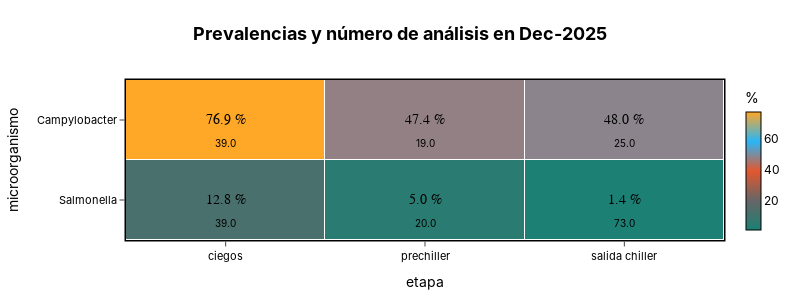

Write notebook code for a chart like this one.
### Code cell
last_month=micro_month["month"].max()
fig =plot_heatmap(
    df=micro_month[micro_month["month"] == last_month],
    x_col="etapa",
    y_col="microorganismo",
    value_col="prev",
    secondary_col="n_analysis",
    secondary_aggfunc="sum",
    aggfunc="mean",
    x_order= ["ciegos",  "prechiller", "salida chiller"], #"Poll Ext Visceras",
    value_unit="%",
    decimals_value=1,
    unit_position="suffix",
    secondary_prefix="",
    #colorscale="Blues",
    title=f"<b>Prevalencias y número de análisis en {last_month}</b>",
    show_secondary_labels=True,
    secondary_position="bottom",
    font_color="black",
    center_font_size=14,
    secondary_font_size=10,
    width=800,
    height=300,
    transparent_bg=True,
)
fig.show()
s3.save_plotly_html(fig, "prevalencia_heatmap.html")

### Figure 1 — Plotly figure (JSON) as saved in the notebook; plotly's stock layout.template omitted (floating-point values rounded to 4 significant figures)
{"data": [{"colorbar": {"outlinecolor": "black", "outlinewidth": 1, "thickness": 15, "tickfont": {"color": "black"}, "title": {"font": {"color": "black"}, "text": "%"}}, "colorscale": [[0, "#1C8074"], [0.25, "#666666"], [0.5, "#E4572E"], [0.75, "#29B6F6"], [1, "#FFA726"]], "customdata": [[39, 19, 25], [39, 20, 73]], "hovertemplate": "<b>etapa:</b> %{x}<br><b>microorganismo:</b> %{y}<br><b>prev:</b> %{text}<br><b>n_analysis:</b> %{customdata:.1f}<extra></extra>", "text": [["76.9 %", "47.4 %", "48.0 %"], ["12.8 %", "5.0 %", "1.4 %"]], "type": "heatmap", "x": ["ciegos", "prechiller", "salida chiller"], "xgap": 1, "y": ["Campylobacter", "Salmonella"], "ygap": 1, "z": [[76.92, 47.37, 48], [12.82, 5, 1.37]], "zmax": 76.92, "zmin": 1.37}], "layout": {"annotations": [{"font": {"color": "black", "family": "Arial", "size": 14}, "showarrow": false, "text": "76.9 %", "x": "ciegos", "y": "Campylobacter"}, {"font": {"color": "black", "size": 10}, "showarrow": false, "text": "39.0", "x": "ciegos", "xanchor": "center", "xshift": 0, "y": "Campylobacter", "yanchor": "top", "yshift": -15}, {"font": {"color": "black", "family": "Arial", "size": 14}, "showarrow": false, "text": "47.4 %", "x": "prechiller", "y": "Campylobacter"}, {"font": {"color": "black", "size": 10}, "showarrow": false, "text": "19.0", "x": "prechiller", "xanchor": "center", "xshift": 0, "y": "Campylobacter", "yanchor": "top", "yshift": -15}, {"font": {"color": "black", "family": "Arial", "size": 14}, "showarrow": false, "text": "48.0 %", "x": "salida chiller", "y": "Campylobacter"}, {"font": {"color": "black", "size": 10}, "showarrow": false, "text": "25.0", "x": "salida chiller", "xanchor": "center", "xshift": 0, "y": "Campylobacter", "yanchor": "top", "yshift": -15}, {"font": {"color": "black", "family": "Arial", "size": 14}, "showarrow": false, "text": "12.8 %", "x": "ciegos", "y": "Salmonella"}, {"font": {"color": "black", "size": 10}, "showarrow": false, "text": "39.0", "x": "ciegos", "xanchor": "center", "xshift": 0, "y": "Salmonella", "yanchor": "top", "yshift": -15}, {"font": {"color": "black", "family": "Arial", "size": 14}, "showarrow": false, "text": "5.0 %", "x": "prechiller", "y": "Salmonella"}, {"font": {"color": "black", "size": 10}, "showarrow": false, "text": "20.0", "x": "prechiller", "xanchor": "center", "xshift": 0, "y": "Salmonella", "yanchor": "top", "yshift": -15}, {"font": {"color": "black", "family": "Arial", "size": 14}, "showarrow": false, "text": "1.4 %", "x": "salida chiller", "y": "Salmonella"}, {"font": {"color": "black", "size": 10}, "showarrow": false, "text": "73.0", "x": "salida chiller", "xanchor": "center", "xshift": 0, "y": "Salmonella", "yanchor": "top", "yshift": -15}], "font": {"color": "black", "family": "Inter, Arial, sans-serif"}, "height": 300, "margin": {"b": 60, "l": 60, "r": 60, "t": 80}, "paper_bgcolor": "rgba(0,0,0,0)", "plot_bgcolor": "rgba(0,0,0,0)", "title": {"font": {"color": "black", "size": 18}, "text": "<b><b>Prevalencias y número de análisis en Dec-2025</b><b>", "x": 0.5}, "width": 800, "xaxis": {"gridcolor": "rgba(0,0,0,0)", "linecolor": "black", "linewidth": 1.5, "mirror": true, "showline": true, "side": "bottom", "tickfont": {"color": "black", "size": 11}, "ticklen": 5, "ticks": "outside", "title": {"text": "etapa"}}, "yaxis": {"autorange": "reversed", "gridcolor": "rgba(0,0,0,0)", "linecolor": "black", "linewidth": 1.5, "mirror": true, "showline": true, "tickfont": {"color": "black", "size": 11}, "ticklen": 5, "ticks": "outside", "title": {"text": "microorganismo"}}}}
